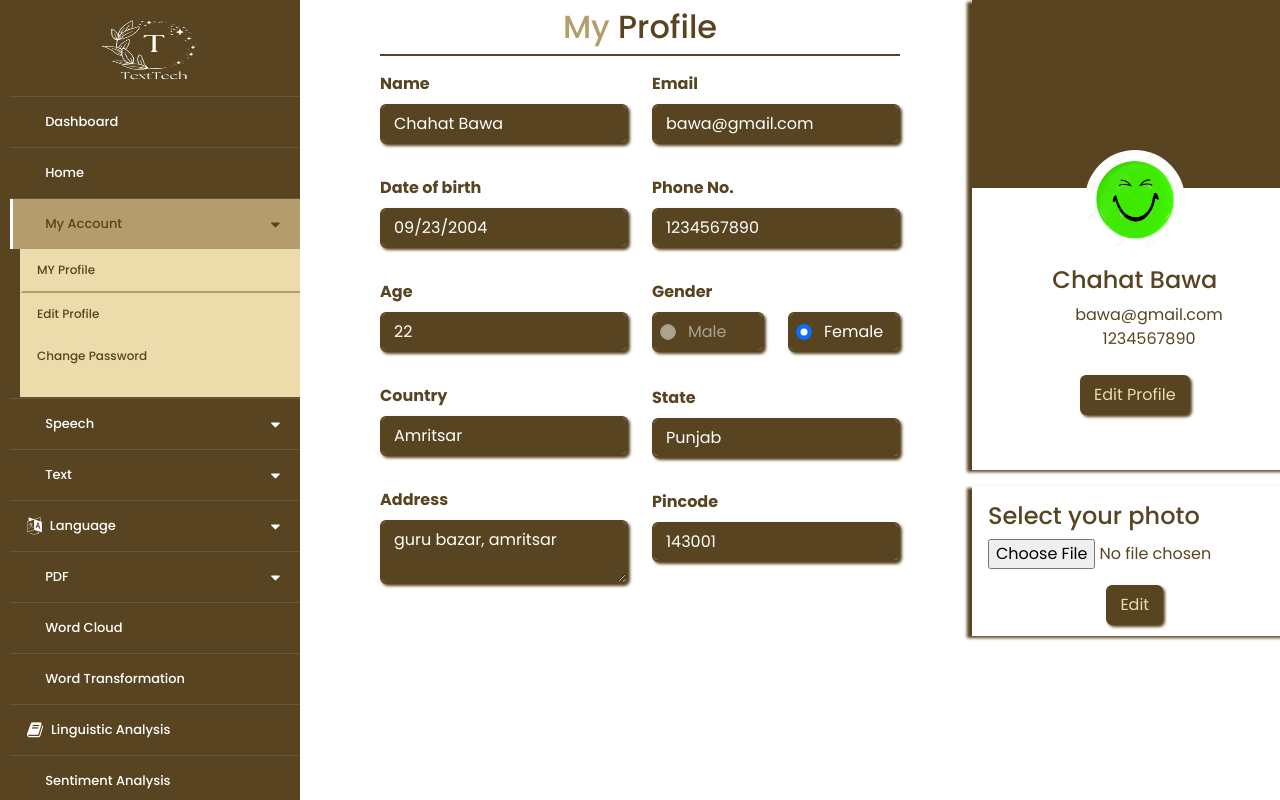
/userprofil (signed in), run on the app's committed database.
### TextTech/models.py (models this page shows)
class UserRegister(models.Model):
	name=models.CharField(max_length=100)
	email=models.EmailField()
	password=models.CharField(max_length=200)
	birthday=models.CharField(max_length=20,blank=True,null=True)
	gender=models.CharField(max_length=30,blank=True,null=True)
	state=models.CharField(max_length=30,blank=True,null=True)
	country=models.CharField(max_length=30,blank=True,null=True)
	pincode=models.CharField(max_length=30,blank=True,null=True)
	number=models.CharField(max_length=20,blank=True,null=True)
	age=models.CharField(max_length=30,blank=True,null=True)
	address=models.CharField(max_length=1000,blank=True,null=True)
	image=models.ImageField(upload_to='media',blank=True,null=True)

### TextTech/views.py (the view)
# urls.py: path('userprofil',views.userprofil,name='userprofil'),
def userprofil(request):
	if not request.session.has_key('email'):
		return redirect('/login')
	user=UserRegister.objects.get(email=request.session['email'])
	if request.method=="POST":
		print("yes")
		if 'image' in request.FILES:
			user.image=request.FILES['image']
		else:
			nothing = "nothing"
		user.save()
		return render(request,'userprofil.html',{'user':user,'msg':'success'})
	else:
		return render(request,'userprofil.html',{'user':user})

### templates/userprofil.html (shortened to what this page needs)
{% extends 'sidebar.html' %}
{% block content %}
{% load static %}
<!DOCTYPE html>
<html>
<head>
	<link rel="stylesheet" type="text/css" href="{%static 'css\bootstrap.min.css' %}">
	<link rel="stylesheet" type="text/css" href="{%static 'icofont\icofont.min.css' %}">
</head>
	<div class="row">
		<div class="col-md-3"></div>
		<div class="col-md-6">
			<form method="POST" action="" class="ps-5 pe-5 pt-2 pb-5 " enctype="multipart/form-data">
				<h2 class="text-center border-bottom border-2 pb-2" style="color: #584420; border-color:#584420 !important; "><span style="color: #B49C6C">My</span> Profile</h2>
				<div class="row">
					<div class="col-md-6" data-aos="fade-right">
						<label class="fs-6 fw-bold mt-2 mb-2">Name</label><br>
						<input type="text" name="name" class="txt form-control border-2 shadow-lg" value="{{ user.name }}" readonly><br>
						<label class="fs-6 fw-bold mt-2 mb-2">Date of birth</label><br>
						<input type="Date" name="birthday" value="{{ user.birthday }}" class="txt form-control border-2 shadow-lg" readonly><br>
						<label class="fs-6 fw-bold mt-2 mb-2">Age</label><br>
						<input type="text" min="1" max="200" name="age" value="{{ user.age }}" class="txt form-control border-2 shadow-lg" readonly><br>
						<label class="fs-6 fw-bold mt-2 mb-2">Country</label><br>
						<input type="text" name="country" value="{{ user.country }}" class="txt form-control border-2 shadow-lg" readonly><br>
						<label class="fs-6 fw-bold mt-2 mb-2">Address</label><br>
						<textarea name="address" class="txt form-control border-2 shadow-lg" readonly>{{ user.address }}</textarea>
					</div>
					<div class="col-md-6" data-aos="fade-left">
						<label class="fs-6 fw-bold mt-2 mb-2">Email</label><br>
						<input type="email" name="email" value="{{ user.email }}" class="txt form-control border-2 shadow-lg" readonly><br>
						<label class="fs-6 fw-bold mt-2 mb-2">Phone No.</label><br>
						<input type="tel" name="number" value="{{ user.number }}" pattern="[0-9]{10}" class="txt form-control border-2 shadow-lg" readonly><br>
						<label class="fs-6 fw-bold mt-2 mb-2">Gender</label><br>
						<div class="row mb-4">
							<div class="col-md-6">
								<div class="form-check txt form-control border-2 shadow-lg" style="padding-left: 30px;">
				 					<input class="form-check-input" type="radio" value="{{ user.gender }}" name="gender" id="flexRadioDefault1" {% if user.gender == 'male' %} checked {% endif %}>
				  					<label class="form-check-label ps-1" for="flexRadioDefault1" style="color: white !important">
				    				Male
				  					</label>
								</div>
							</div>
							<div class="col-md-6">
								<div class="form-check txt form-control border-2 shadow-lg" style="padding-left: 30px;">
				  				<input class="form-check-input" type="radio"  value="{{ user.gender }}" name="gender" id="flexRadioDefault2" {% if user.gender == 'female' %} checked {% endif %}>
				  				<label class="form-check-label ps-1" for="flexRadioDefault2" style="color: white !important">
				    			Female
				  				</label>
								</div>
							</div>
						</div>
						<label class="fs-6 fw-bold mt-2 mb-2">State</label><br>
						<input type="text" name="state" value="{{ user.state }}" class="txt form-control border-2 shadow" readonly><br>
						<label class="fs-6 fw-bold mt-2 mb-2">Pincode</label><br>
						<input type="text" pattern="[0-9]{6}" value="{{ user.pincode }}" name="pincode" class="txt form-control border-2 shadow" readonly><br>
					</div>
				</div>
		</div>
		<div class="col-md-3">
			<div style="background-image: linear-gradient(to top, white ,white 60%, #584420 , #584420 30%); box-shadow: -5px 2px 3px #584420 !important; height: 470px; color: #584420 ; width: 110%" class="shadow-lg mb-3">
				<center>
					{% if msg == 'success' %}
					<img src="{{user.image.url}}" height="100px" width="100px" style="border-radius: 50%; margin-top: 150px;">
					{% elif user.image %}
					<img src="{{user.image.url}}" height="100px" width="100px" style="border-radius: 50%; margin-top: 150px;">
					{% else %}
					<img src="{%static 'images/profile_img.jpg' %}" height="100px" width="100px" style="border-radius: 50%; margin-top: 150px;">
					{% endif %}
					<h4 class="mt-3 mb-2">{{ user.name }}</h4>
					<i class="icofont-envelope m-2" style="color:#584420"></i>{{ user.email }}<br>
					<i class="icofont-phone m-2" style="color:#584420"></i>{{ user.number }}
					<center><a href="{% url 'editprofile' %}" class="button btn border border-2 shadow-lg mt-4">Edit Profile</a></center>
				</center>
			</div>
			<div class="mb-3 p-3 shadow" style="background-color: white; height: 150px; color: #584420 ; box-shadow:-5px 2px 3px #584420 !important; width: 110%">
					<h4> Select your photo </h4>
					<input type="file" name="image"><br>
					<center><button type="submit" class="button btn border border-2 shadow-lg mt-3">Edit</button></center>
			</div>
		</div>
	{% endblock %}

### templates/sidebar.html (shortened to what this page needs)
{% load static %}
<!DOCTYPE html>
<html>
<head>
    <link rel="stylesheet" type="text/css" href="{%static 'css\aos.css' %}">
	<link rel="stylesheet" type="text/css" href="https://use.fontawesome.com/releases/v5.7.2/css/all.css">
    <link rel="stylesheet" href="https://cdnjs.cloudflare.com/ajax/libs/font-awesome/4.7.0/css/font-awesome.min.css">
</head>
<body>
<nav
 class="sidebar show" style="overflow: scroll;">
    <div class="text" style="background-color: #584420  !important;">
        <a href="{% url 'index' %}" style="text-decoration: none;">
            <img src='{%static "images/logo5.jpg" %}' height="60px" width="100px" class="mb-3" style="margin-top: 20px !important;">
        </a>
    </div>
    <ul class="main_side">
        <li class="{% if request.path == '/dashboard' %}active{% endif %}"><a href="{% url 'dashboard' %}"><i class="icofont-dashboard-web me-2" style="color:white;"></i>Dashboard</a></li>
        <li class="{% if request.path == '/index' %}active{% endif %}"><a href="{% url 'index' %}"><i class="icofont-home me-2" style="color:white;"></i>Home</a></li>
        <li class="{% if request.path == '/userprofil' or request.path == '/editprofile' or request.path == '/changepw' %}active{% endif %}">
            <a href="#" id="1"><i class="icofont-business-man me-2" style="color:white;"></i>My Account <span class="fas fa-caret-down"></span> </a>
            <ul class="item-show-1 {% if request.path == '/userprofil' or request.path == '/editprofile' or request.path == '/changepw' %} show {% endif %}">
                <li {% if request.path == '/userprofil' %} class="active" {% endif %}><a href="{% url 'userprofil' %}" class="link">MY Profile</a></li>
                <li {% if request.path == '/editprofile' %} class="active" {% endif %}><a href="{% url 'editprofile' %}" class="link">Edit Profile</a></li>
                <li {% if request.path == '/changepw' %} class="active" {% endif %}><a href="{% url 'changepw' %}" class="link">Change Password</a></li>
            </ul>
        </li>
        <li class="{% if request.path == '/text_to_speech' or request.path == '/speech_to_text' or request.path == '/tts_output2' %}active{% endif %}">
            <a href="#" id="2"><i class="icofont-audio me-2" style="color:white;"></i>Speech<span class="fas fa-caret-down"></span> </a>
        </li>
        <li class="">
            <a href="#" id="3"><i class="icofont-underline me-2" style="color:white;"></i>Text<span class="fas fa-caret-down"></span> </a>
        </li>
        <li class="{% if request.path == '/language_converter' or request.path == '/language_detection' %}active{% endif %}">
            <a href="#" id="4"><i class="fa fa-language fa-lg me-2" style="color: white;"></i>Language<span class="fas fa-caret-down"></span> </a>
        </li>
        <li class="{% if request.path == '/pdf_to_text' or request.path == '/pdf_to_audio' or request.path == '/pta_output' or request.path == '/ptt_output' %}active{% endif %}">
            <a href="#" id="5"><i class="icofont-file-pdf me-2" style="color:white;"></i>PDF<span class="fas fa-caret-down"></span> </a>
        </li>
        <li class="{% if request.path == '/word_cloud' %}active{% endif %}"><a href="{% url 'word_cloud' %}"><i class="icofont-cloudapp me-2" style="color:white;"></i>Word Cloud</a></li>
        <li class="{% if request.path == '/word_transformation' %}active{% endif %}"><a href="{% url 'word_transformation' %}"><i class="icofont-file-word me-2" style="color:white;"></i>Word Transformation</a></li>
        <li class="{% if request.path == '/linguistic_analysis' %}active{% endif %}"><a href="{% url 'linguistic_analysis' %}"><i class="fa fa-book fa-lg me-2" style="color: white;"></i>Linguistic Analysis</a></li>
        <li class="{% if request.path == '/sentiment_analysis' %}active{% endif %}"><a href="{% url 'sentiment_analysis' %}"><i class="icofont-simple-smile me-2" style="color:white;"></i>Sentiment Analysis</a></li>
    </ul>
</nav>
<div class="container-fluid">
    {% block content %}
    {% endblock %}
</div>
</body>
</html>

### templates/sidebar.html (style rules this page uses)
* { margin: 0; padding: 0; user-select: none; box-sizing: border-box; font-family: 'Poppins', sans-serif }
body { background-color: #eee }
.sidebar { position: fixed; width: 300px; height: 100%; left: -250px; background: #584420; transition: left 0.4s ease }
.sidebar.show { left: 0px }
.sidebar .text { color: white; font-size: 19px; font-weight: 600; line-height: 65px; text-align: center; background: #584420; letter-spacing: 1px }
nav ul { background: #584420; height: 100%; width: 100%; list-style: none; padding-left: 10px }
nav ul li { line-height: 50px; border-top: 1px solid rgba(255, 255, 255, 0.1) }
nav ul li:last-child { border-bottom: 1px solid rgba(255, 255, 255, 0.05) }
nav ul li a { position: relative; color: white; text-decoration: none; font-size: 13px; padding-left: 14px; font-weight: 500; display: block; width: 100%; border-left: 3px solid transparent }
nav ul li.active a { color: #584420; background: #B49C6C; border-left-color: white; }
nav ul li.active ul { transition: all 0.5s; }
nav ul ul { position: static; display: none; }
nav ul.show { display: block; transition: all 0.5s; }
nav ul ul li { line-height: 42px; border-top: none; }
nav ul ul li a { font-size: 12px; color: #584420; background: #ECDCAC; border-left-color: transparent; }
nav ul li.active ul li a { color: #584420; background: #ECDCAC; border-left-color: transparent; }
.link { position: relative; text-decoration: none; }
.link:after { content: ''; position: absolute; width: 0; height: 2px; bottom: 0; left: 0; background-color: #B49C6C; transition: width 0.3s ease-in-out; }
nav ul li a span { position: absolute; top: 50%; right: 20px; transform: translateY(-50%); font-size: 15px; transition: transform 0.4s; }
nav ul ul li.active a { border-bottom: 2px solid #B49C6C; }
nav ul ul li:last-child a { padding-bottom: 20px; }
nav ul ul li:last-child a { position: relative; text-decoration: none; }
nav ul ul li:last-child a:after { content: ''; position: absolute; bottom: 15px; left: 0; width: 0%; height: 2px; background-color: #B49C6C; transition: width 0.3s ease-in-out; }

### templates/userprofil.html (style rules this page uses)
label { color: #584420; }
.txt { background-color: #584420 !important; color: white !important; border-color: #584420 !important; box-shadow: 2px 2px 3px #584420 !important; }
.button { background-color: #584420; color: #ECDCAC; border-color: #584420 !important; box-shadow: 2px 2px 3px #584420 !important; }
body { overflow-x: hidden; overflow-y: hidden; }

### data on the page
UserRegister: name "Chahat Bawa", birthday "09/23/2004", age "22", country "Amritsar", address "guru bazar, amritsar", email "bawa@gmail.com", number "1234567890", gender "☐ Male", gender "☑ Female", state "Punjab", pincode "143001", image (picture)
